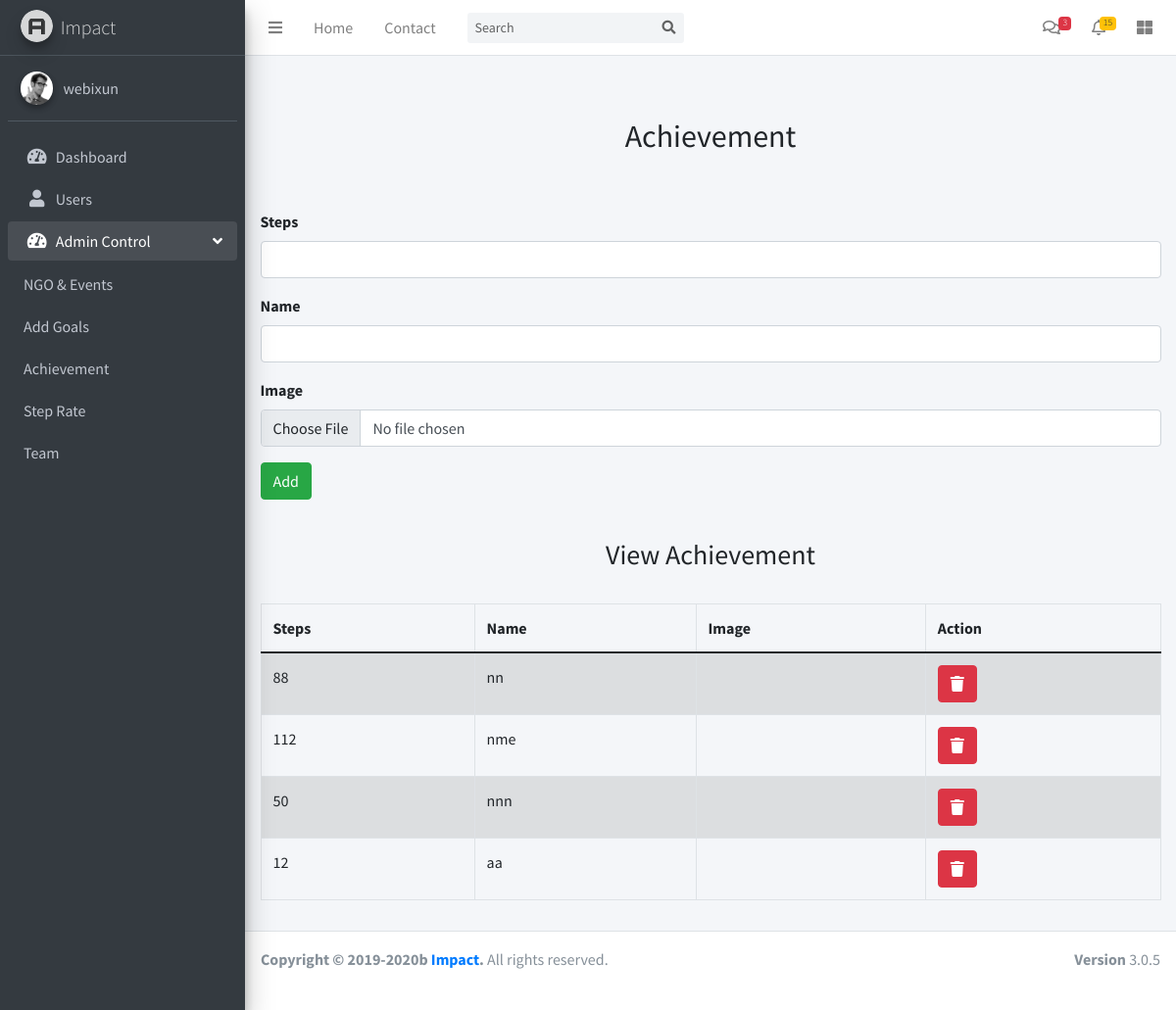
/achievement.php, run on the app's committed database.
### tables this page shows
CREATE TABLE `achievements` (
  `id` int(11) NOT NULL,
  `steps` int(11) NOT NULL,
  `name` text NOT NULL,
  `img` varchar(255) NOT NULL
);

### achievementContent.php (the view)
<div class="content-wrapper">
    <?php
    require "config.php";
    $sql = "SELECT id,name,steps, img FROM achievements";
    $result = $conn->query($sql);
    ?>
    <div class="content-header">
        <div class="container-fluid">
            <br />
            <br />
            <h2 align="center">Achievement</h2><br />
            <br />
            <form method="post" id="add_details">
                <div class="form-group">
                    <label>Steps</label>
                    <input type="text" name="steps" class="form-control" required />
                </div>
                <div class="form-group">
                    <label>Name</label>
                    <input type="text" name="name" class="form-control" required />
                </div>
                <div class="form-group">
                    <label>Image</label>
                    <input type="file" name="img" class="form-control" required />
                </div>
                <div class="form-group">
                    <input type="submit" name="add" id="add" class="btn btn-success" value="Add" />
                </div>
            </form>
            <br />
            <h3 align="center">View Achievement</h3>
            <br />
            <table class="table table-striped table-bordered">
                <thead>
                    <tr>
                        <th>Steps</th>
                        <th>Name</th>
                        <th>Image</th>
                        <th>Action</th>
                    </tr>
                </thead>
                <tbody id="table_data">
                    <?php
                    while ($row = $result->fetch_assoc()) {
                        $id = $row["id"];
                        $steps = $row["steps"];
                        $name = $row['name'];
                        $img  = $row['img']; ?>
                        <tr id=<?= 'goaltr' . $id ?>>
                            <td>
                                <?= $steps ?></td>
                            <td><?= $name ?></td>
                            <td><img src='<?= $img ?>'></td>
                            <td>
                                <button type="submit" id="del" name="del" class="text-right btn btn-danger" value="13" onclick="removetrAchievement('<?= 'goaltr' . $id ?>')" )"><i class="fa fa-trash"></i></button>
                            </td>
                        </tr>
                    <?php
                    }
                    ?>
                </tbody>
            </table>
        </div>
    </div>
</div>
</div>

### mainSidebar.php (shortened to what this page needs)
<aside class="main-sidebar sidebar-dark-primary elevation-4">
    <a href="index.php" class="brand-link">
        <img src="dist/img/AdminLTELogo.png" alt="AdminLTE Logo" class="brand-image img-circle elevation-3" style="opacity: .8">
        <span class="brand-text font-weight-light">Impact</span>
    </a>
    <div class="sidebar">
        <div class="user-panel mt-3 pb-3 mb-3 d-flex">
            <div class="image">
                <img src="dist/img/user2-160x160.jpg" class="img-circle elevation-2" alt="User Image">
            </div>
            <div class="info">
                <?php
                  require "config.php";
                  $sql = "SELECT name FROM admin WHERE id = 1";
                  $result = $conn->query($sql);
                  if ($result->num_rows > 0) {
                      $row = $result->fetch_assoc();
                      $name = $row['name'];
                  }
                  echo "<a href='#' class='d-block'>" . $name . "</a>"
                  ?>
            </div>
        </div>
        <nav class="mt-2">
            <ul class="nav nav-pills nav-sidebar flex-column" data-widget="treeview" role="menu" data-accordion="false">
                <li class="nav-item">
                    <a href="./dashboard.php" class="nav-link deactive">
                        <i class="nav-icon    fas fa-tachometer-alt"></i>
                        <p>Dashboard</p>
                    </a>
                </li>
                <li class="nav-item">
                    <a href="./user.php" class="nav-link">
                        <i class="nav-icon fas fa-user"></i>
                        <p>Users</p>
                    </a>
                </li>
                <li class="nav-item has-treeview menu-open">
                    <a href="#" class="nav-link ">
                        <i class="nav-icon fas fa-tachometer-alt"></i>
                        <p>
                            Admin Control
                            <i class="right fas fa-angle-left"></i>
                        </p>
                    </a>
                    <ul class="nav nav-treeview">
                        <li class="nav-item">
                            <a href="./adminNGO.php" class="nav-link">
                                <p>NGO & Events</p>
                            </a>
                        </li>
                    </ul>
                        <ul class="nav nav-treeview">
                            <li class="nav-item">
                                <a href="./addGoals.php" class="nav-link">
                                    <p>Add Goals</p>
                                </a>
                            </li>
                            <li class="nav-item">
                                <a href="./achievement.php" class="nav-link">
                                    <p>Achievement</p>
                                </a>
                            </li>
                            <li class="nav-item">
                                <a href="./stepRate.php" class="nav-link">
                                    <p>Step Rate</p>
                                </a>
                            </li>
                            <li class="nav-item">
                                <a href="./team.php" class="nav-link">
                                    <p>Team</p>
                                </a>
                            </li>
                        </ul>
                </li>
            </ul>
        </nav>
    </div>
</aside>

### data on the page
achievements: steps "88", name "nn"
achievements: steps "112", name "nme"
achievements: steps "50", name "nnn"
achievements: steps "12", name "aa"

### other printed values
$name "webixun"
